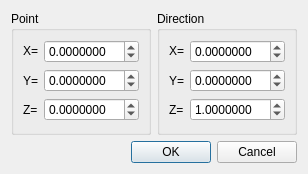
<?xml version="1.0" encoding="UTF-8"?>
<ui version="4.0">
 <class>TIGLCreatorDrawVectorDialog</class>
 <widget class="QDialog" name="TIGLCreatorDrawVectorDialog">
  <property name="geometry">
   <rect>
    <x>0</x>
    <y>0</y>
    <width>302</width>
    <height>174</height>
   </rect>
  </property>
  <property name="windowTitle">
   <string>Dialog</string>
  </property>
  <layout class="QVBoxLayout" name="verticalLayout">
   <item>
    <layout class="QHBoxLayout" name="horizontalLayout">
     <item>
      <widget class="QGroupBox" name="groupPoint">
       <property name="title">
        <string>Point</string>
       </property>
       <layout class="QGridLayout" name="gridLayout">
        <item row="0" column="1">
         <widget class="QDoubleSpinBox" name="pxSB">
          <property name="decimals">
           <number>7</number>
          </property>
          <property name="minimum">
           <double>-99.000000000000000</double>
          </property>
         </widget>
        </item>
        <item row="1" column="0">
         <widget class="QLabel" name="label_5">
          <property name="text">
           <string>Y=</string>
          </property>
         </widget>
        </item>
        <item row="1" column="1">
         <widget class="QDoubleSpinBox" name="pySB">
          <property name="decimals">
           <number>7</number>
          </property>
          <property name="minimum">
           <double>-99.000000000000000</double>
          </property>
         </widget>
        </item>
        <item row="0" column="0">
         <widget class="QLabel" name="label_4">
          <property name="sizePolicy">
           <sizepolicy hsizetype="Maximum" vsizetype="Maximum">
            <horstretch>0</horstretch>
            <verstretch>0</verstretch>
           </sizepolicy>
          </property>
          <property name="text">
           <string>X=</string>
          </property>
         </widget>
        </item>
        <item row="2" column="1">
         <widget class="QDoubleSpinBox" name="pzSB">
          <property name="decimals">
           <number>7</number>
          </property>
          <property name="minimum">
           <double>-99.000000000000000</double>
          </property>
         </widget>
        </item>
        <item row="2" column="0">
         <widget class="QLabel" name="label_6">
          <property name="text">
           <string>Z=</string>
          </property>
         </widget>
        </item>
       </layout>
      </widget>
     </item>
     <item>
      <widget class="QGroupBox" name="groupDirection">
       <property name="enabled">
        <bool>true</bool>
       </property>
       <property name="title">
        <string>Direction</string>
       </property>
       <property name="checkable">
        <bool>false</bool>
       </property>
       <layout class="QGridLayout" name="gridLayout_2">
        <item row="0" column="0">
         <widget class="QLabel" name="label_11">
          <property name="sizePolicy">
           <sizepolicy hsizetype="Maximum" vsizetype="Maximum">
            <horstretch>0</horstretch>
            <verstretch>0</verstretch>
           </sizepolicy>
          </property>
          <property name="text">
           <string>X=</string>
          </property>
         </widget>
        </item>
        <item row="0" column="1">
         <widget class="QDoubleSpinBox" name="nxSB">
          <property name="decimals">
           <number>7</number>
          </property>
          <property name="minimum">
           <double>-10.000000000000000</double>
          </property>
          <property name="maximum">
           <double>10.000000000000000</double>
          </property>
          <property name="singleStep">
           <double>0.050000000000000</double>
          </property>
         </widget>
        </item>
        <item row="2" column="0">
         <widget class="QLabel" name="label_13">
          <property name="text">
           <string>Z=</string>
          </property>
         </widget>
        </item>
        <item row="1" column="1">
         <widget class="QDoubleSpinBox" name="nySB">
          <property name="decimals">
           <number>7</number>
          </property>
          <property name="minimum">
           <double>-10.000000000000000</double>
          </property>
          <property name="maximum">
           <double>10.000000000000000</double>
          </property>
          <property name="singleStep">
           <double>0.050000000000000</double>
          </property>
         </widget>
        </item>
        <item row="1" column="0">
         <widget class="QLabel" name="label_12">
          <property name="text">
           <string>Y=</string>
          </property>
         </widget>
        </item>
        <item row="2" column="1">
         <widget class="QDoubleSpinBox" name="nzSB">
          <property name="decimals">
           <number>7</number>
          </property>
          <property name="minimum">
           <double>-10.000000000000000</double>
          </property>
          <property name="maximum">
           <double>10.000000000000000</double>
          </property>
          <property name="singleStep">
           <double>0.050000000000000</double>
          </property>
          <property name="value">
           <double>1.000000000000000</double>
          </property>
         </widget>
        </item>
       </layout>
      </widget>
     </item>
    </layout>
   </item>
   <item>
    <widget class="QDialogButtonBox" name="buttonBox">
     <property name="orientation">
      <enum>Qt::Horizontal</enum>
     </property>
     <property name="standardButtons">
      <set>QDialogButtonBox::Cancel|QDialogButtonBox::Ok</set>
     </property>
    </widget>
   </item>
  </layout>
 </widget>
 <resources/>
 <connections>
  <connection>
   <sender>buttonBox</sender>
   <signal>accepted()</signal>
   <receiver>TIGLCreatorDrawVectorDialog</receiver>
   <slot>accept()</slot>
   <hints>
    <hint type="sourcelabel">
     <x>248</x>
     <y>254</y>
    </hint>
    <hint type="destinationlabel">
     <x>157</x>
     <y>274</y>
    </hint>
   </hints>
  </connection>
  <connection>
   <sender>buttonBox</sender>
   <signal>rejected()</signal>
   <receiver>TIGLCreatorDrawVectorDialog</receiver>
   <slot>reject()</slot>
   <hints>
    <hint type="sourcelabel">
     <x>316</x>
     <y>260</y>
    </hint>
    <hint type="destinationlabel">
     <x>286</x>
     <y>274</y>
    </hint>
   </hints>
  </connection>
 </connections>
</ui>
